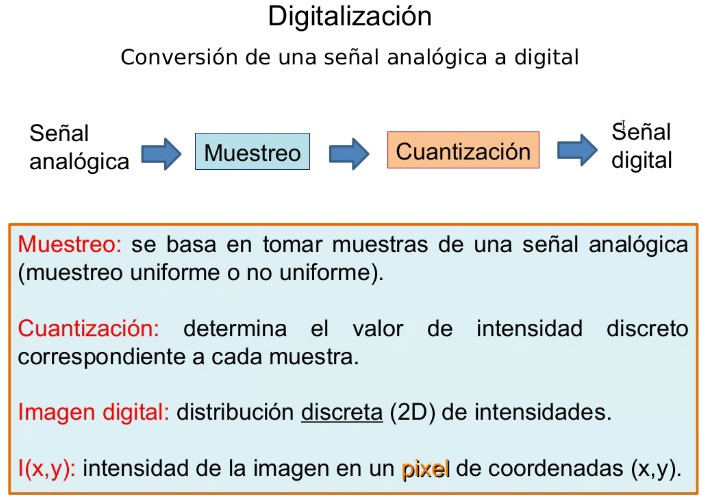
%> input picture Unidad 1/img/1.jpg, 708 x 500 px
$ octave ej14.m   (GNU Octave 9; MATLAB toolbox functions it lacks are replaced by stand-ins)
%> lines starting %> are read from the running program, lines starting %| are printed output that depends on the picture
% Aplicar transformaciones geométricas y observar los resultados (emplear
% los comandosfliplr, flipud, imrotate, imcrop)

[file, path] = uigetfile({'*.tiff';'*.JPG';'*.bmp';'*.jpg'});
%> the answer given: ../../Unidad 1/img/1.jpg
dir = strcat(path,file);
% info = imfinfo(dir);
I=imread(dir);
%> I is the input picture: size 500x708x3 uint8; mean R, G, B 222.6, 228.4, 228.7

% [10 lines of commented-out code are left out]

subplot(2,2,1)
imshow(I)

subplot(2,2,2)
imshow(fliplr(I))
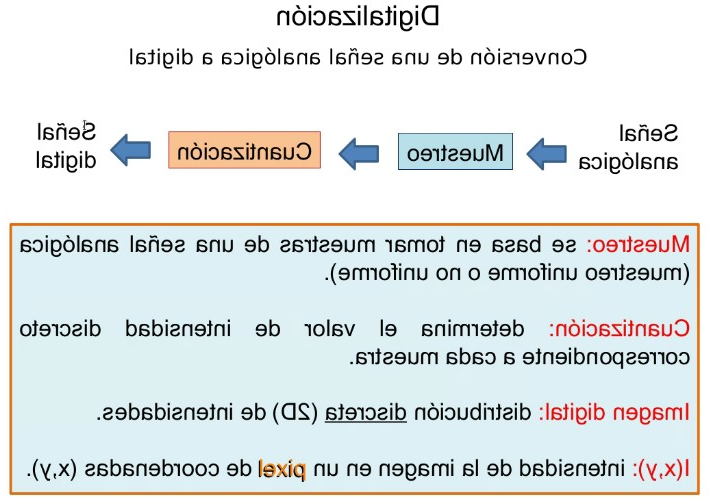
%> displayed picture: size 500x708x3, on the screen's scale of 0 to 255; mean R, G, B 222.6, 228.4, 228.7; mean of the top-left, top-right, bottom-left and bottom-right quarters 234.6, 235.9, 221.6, 214

subplot(2,2,3)
imshow(imrotate(fliplr(I), 45))
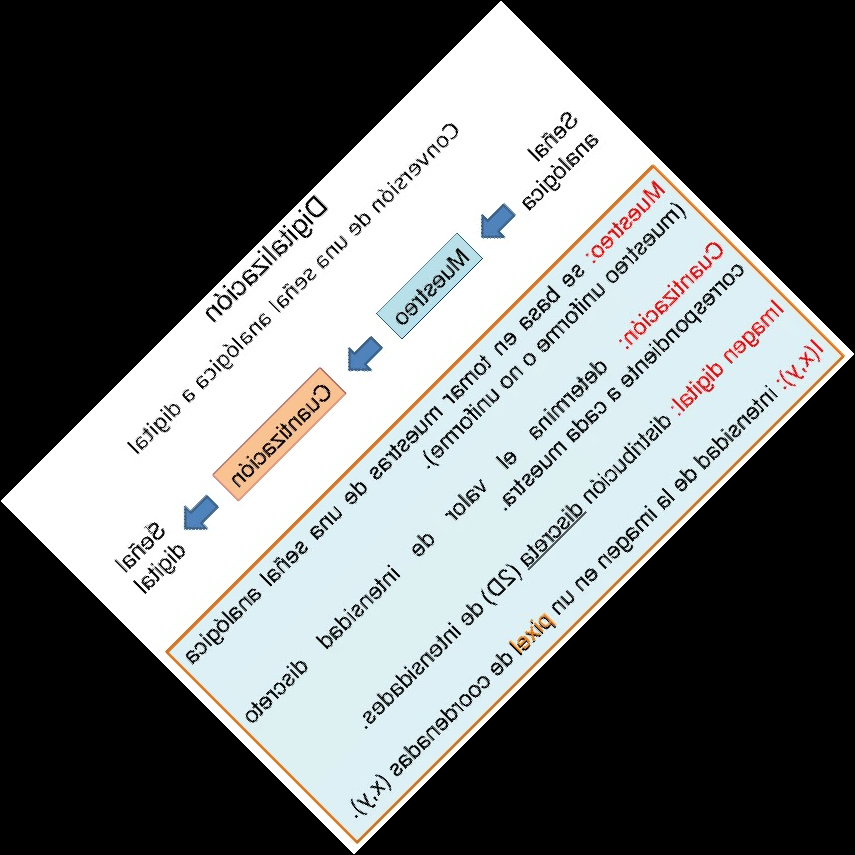
%> displayed picture: size 855x855x3, on the screen's scale of 0 to 255; mean R, G, B 107.7, 110.5, 110.7

subplot(2,2,4)
imshow(flipud(I))
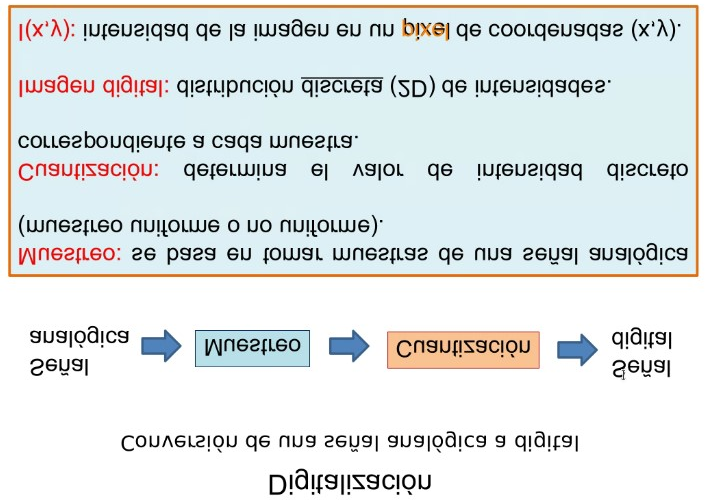
%> displayed picture: size 500x708x3, on the screen's scale of 0 to 255; mean R, G, B 222.6, 228.4, 228.7; mean of the top-left, top-right, bottom-left and bottom-right quarters 214, 221.6, 235.9, 234.6

$ run again, on Unidad 1/img/3.jpg
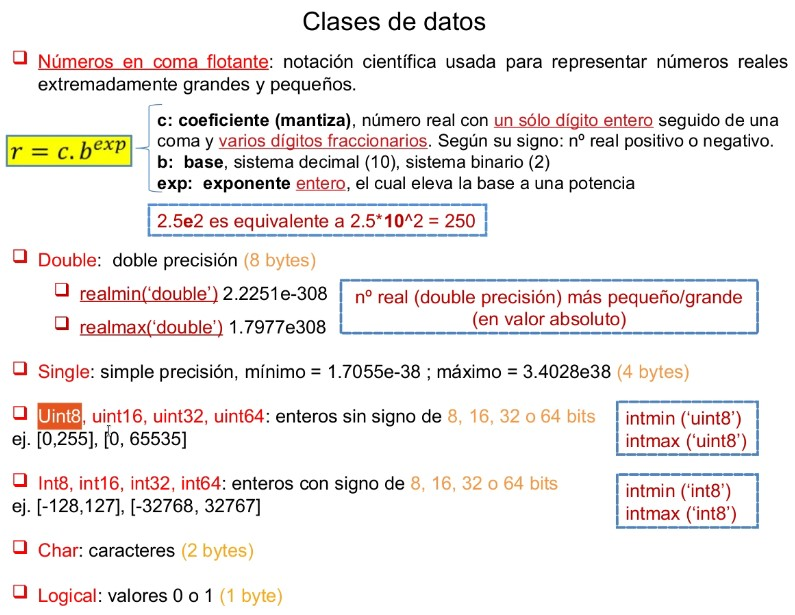
%> input picture Unidad 1/img/3.jpg, 795 x 615 px
%> I is the input picture: size 615x795x3 uint8; mean R, G, B 240.2, 236.7, 235.1
%> `imshow(imrotate(fliplr(I), 45))`:
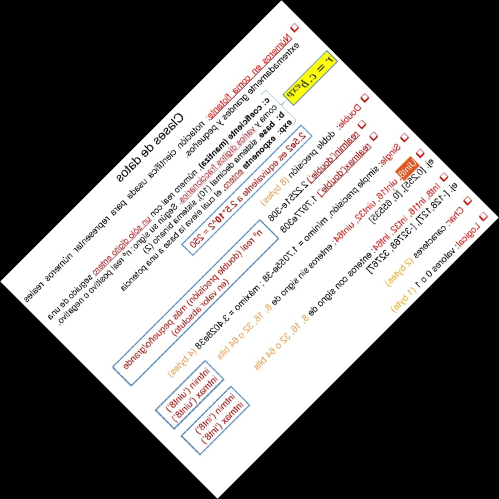
%> displayed picture: size 998x998x3, on the screen's scale of 0 to 255 (shown at 1/2 size); mean R, G, B 117.9, 116.1, 115.4
%> `imshow(flipud(I))`:
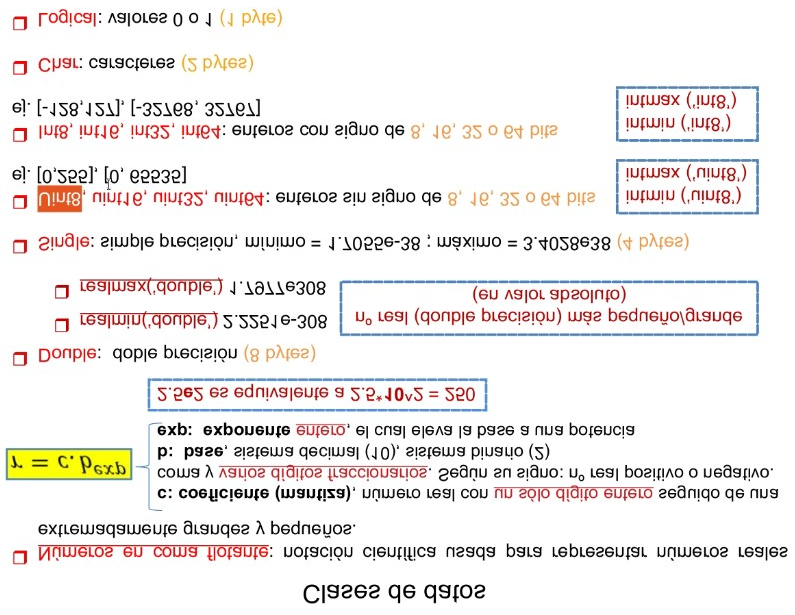
%> displayed picture: size 615x795x3, on the screen's scale of 0 to 255; mean R, G, B 240.2, 236.7, 235.1; mean of the top-left, top-right, bottom-left and bottom-right quarters 237, 244.4, 229.6, 238.3

$ run again, on Unidad 1/img/5.jpg
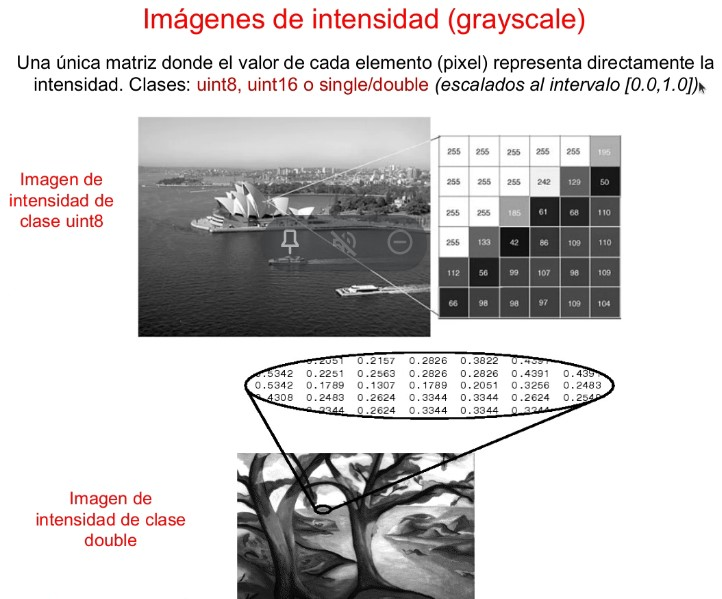
%> input picture Unidad 1/img/5.jpg, 722 x 599 px
%> I is the input picture: size 599x722x3 uint8; mean R, G, B 206.8, 204.5, 204.5
%> `imshow(imrotate(fliplr(I), 45))`:
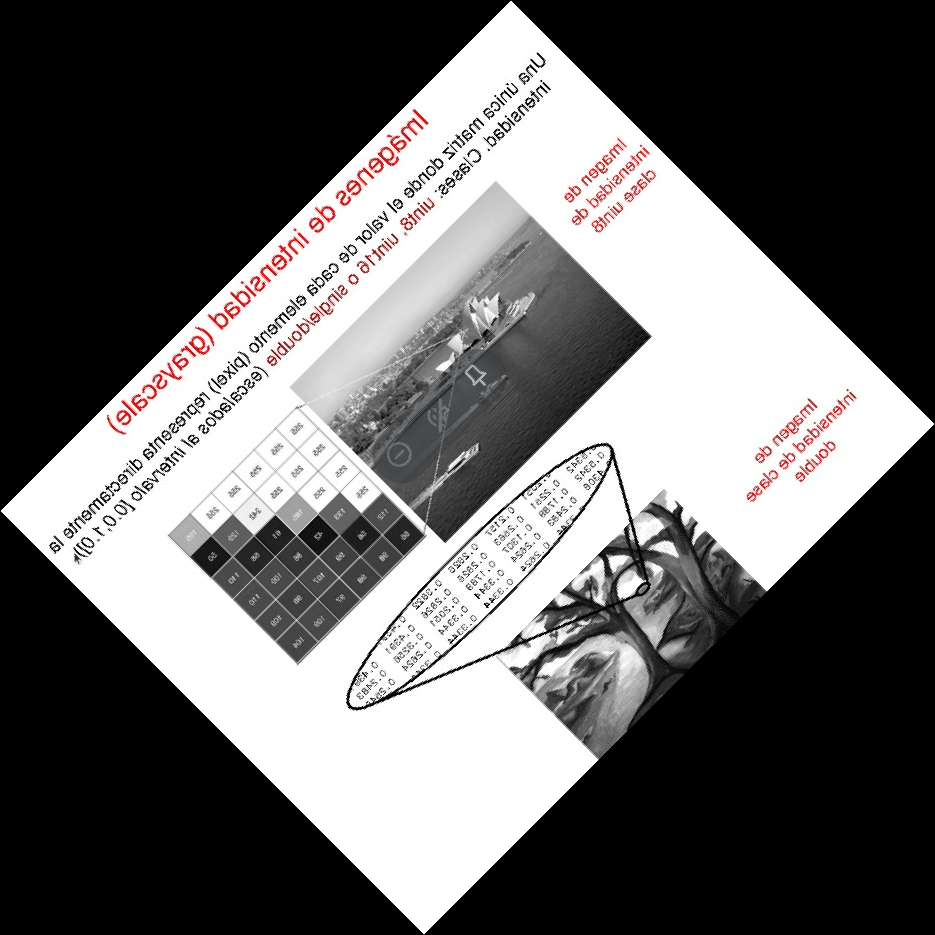
%> displayed picture: size 935x935x3, on the screen's scale of 0 to 255; mean R, G, B 102.2, 101.1, 101
%> `imshow(flipud(I))`:
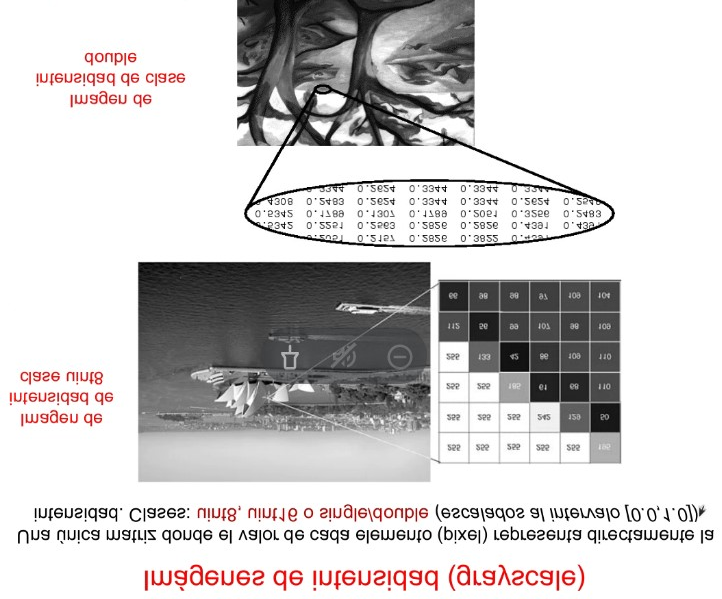
%> displayed picture: size 599x722x3, on the screen's scale of 0 to 255; mean R, G, B 206.8, 204.5, 204.5; mean of the top-left, top-right, bottom-left and bottom-right quarters 207.3, 217, 197.6, 199.1
